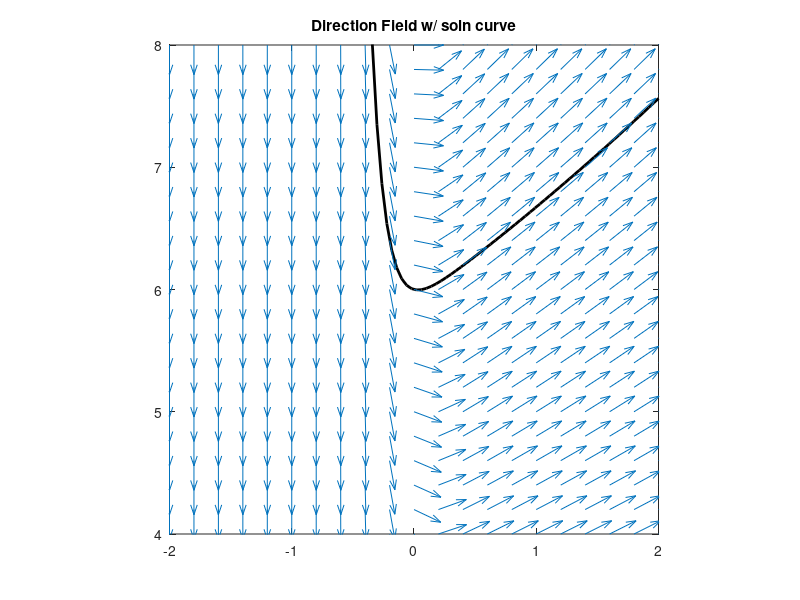

MATLAB code for this plot:
[x y] = meshgrid(-2:0.2:2,4:0.2:8);

a = ones(size(x));
b = (1/8).*y.^1 - exp(-9.*x.^1);

ascaled = a./sqrt(a.^2+b.^2);
bscaled = b./sqrt(a.^2+b.^2);

x1 = linspace(-2,2,100);
y1 = (8/73)*exp(-9*x1) + (430/73)*exp((1/8)*x1); 

plot(x1,y1,'k','LineWidth', 2); % plotting
title('Direction Field w/ soln curve');
xlim([-2, 2]);
ylim([4, 8]);

hold on
quiver(x,y,ascaled,bscaled);
axis equal;
hold off





